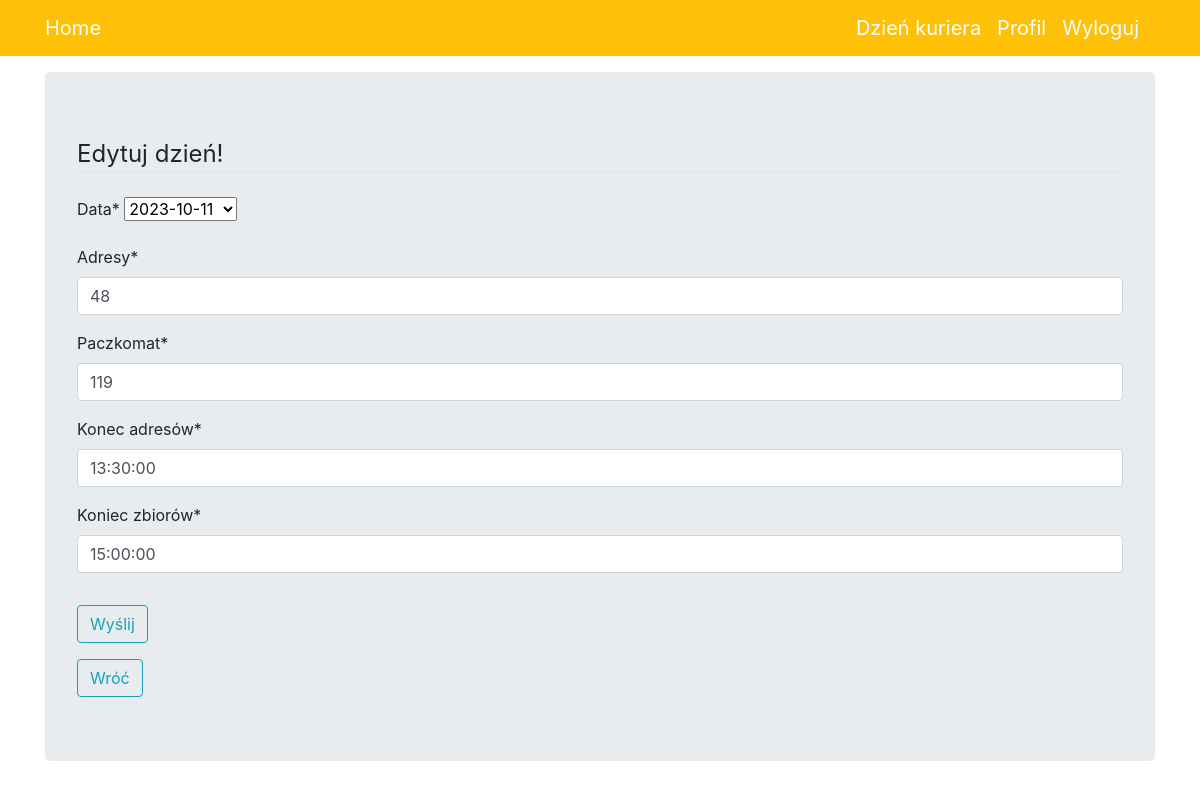
The page /courierday/update/8 (signed in) on the database its author committed.
### courier/models.py (models this page shows, shortened)
class CourierDay(models.Model):
    user = models.ForeignKey(User, models.SET_NULL, null=True)
    packages = models.ForeignKey('FacilityPackages', models.SET_NULL, null=True, verbose_name="Data")
    addresses = models.IntegerField(verbose_name="adresy")
    machine = models.IntegerField(verbose_name="paczkomat")
    stops_end = models.TimeField(verbose_name="konec adresów")
    pickup_end = models.TimeField(verbose_name="koniec zbiorów")
    added = models.DateTimeField(auto_now_add=True, null=True)

### courier/views.py (the view)
# urls.py: path('courierday/update/<pk>', UpdateCourierDay.as_view(), name='update'),
class UpdateCourierDay(LoginRequiredMixin, UpdateView):
    template_name = 'edit_day.html'
    model = CourierDay
    form_class = CourierDayModelForm
    success_url = reverse_lazy('courier_day_view')

### courier/forms.py
class CourierDayModelForm(ModelForm):
    class Meta:
        model = CourierDay
        exclude = ['user']

### courier/models.py (called while the page is built)
    def __str__(self):
        return f'{self.date}'

### courier/templates/edit_day.html (shortened to what this page needs)
{% extends 'form.html' %}
{% load crispy_forms_tags %}
{% block content %}
<div class="jumbotron mt-3 mb-3">
    <div class="content-section">
        <form method="POST">
            <fieldset class="form-group">
                <legend class="border-bottom mb-4">Edytuj dzień!</legend>
                {{ form|crispy }}
            </fieldset>
            <div class="form-group">
                <button class="btn btn-outline-info" type="submit">Wyślij</button>
            </div>
        </form>
        <div>
            <a class="btn btn-outline-info" href="/courierday/">Wróć</a>
        </div>
    </div>
</div>
{% endblock %}

### rows shown on the page
CourierDay: packages "2023-10-11", addresses "48", machine "119", stops_end "13:30:00", pickup_end "15:00:00"
